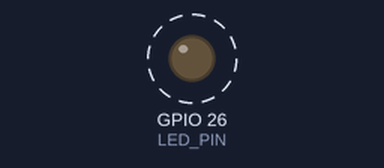
This sketch was run on a simulated ESP32. On the bench: output pins drawn as LEDs (lit = HIGH). Dashed ring = blinking. What the sketch prints to the serial monitor is not drawn.

Above: at 1.5 s.
Timing chart, 0 to 4.5 s (numbered marks = the images above):
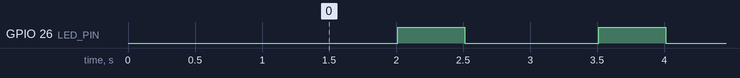

Measured:
- by itself, GPIO 26 (LED_PIN): alternates HIGH for 0.50 s and LOW for 1.0 s

The sketch:

esp32_depp_sleep.ino
```cpp
RTC_DATA_ATTR int bootCount = 0; // Esta variable se guarda en la memoria del RTC.
                  // Esta memoria sí se mantiene en un deepsleep


#define uS_TO_FACTOR    1000000 // FACTOR DE CONVERSION A MICROSEGUNDOS
#define TIME_TO_SLEEP   5 // Tiempo que el ESP va a dormir en s
#define LED_PIN         26
#define BUTTON_PIN      25

void setup() {
  // Configuración light sleep
 Serial.begin(115200);
 delay(1000);

 pinMode(LED_PIN,OUTPUT);
 bootCount ++;
 Serial.println("Número de veces iniciado " + String(bootCount));
 print_wakeup_reason();

esp_sleep_enable_ext0_wakeup((gpio_num_t)BUTTON_PIN,HIGH);
esp_sleep_enable_timer_wakeup(TIME_TO_SLEEP*uS_TO_FACTOR);
Serial.println("configurando para poner a dormir el ESP32 por " + String(TIME_TO_SLEEP) + " segundos.");


if(bootCount%2 == 0){
Serial.println("ESP se va a dormir ahora");
esp_deep_sleep_start();
}

Serial.println("Esta línea se imprime en los conteos impares");

}

void loop() {
  // put your main code here, to run repeatedly:
  digitalWrite(LED_PIN, LOW);


  esp_light_sleep_start();
  digitalWrite(LED_PIN, HIGH);
  delay(500);

  print_wakeup_reason();


}

void print_wakeup_reason(){

  esp_sleep_wakeup_cause_t wakeup_reason;

  wakeup_reason = esp_sleep_get_wakeup_cause();

  switch(wakeup_reason){
    case ESP_SLEEP_WAKEUP_EXT0:
      Serial.println("Inicio causado por la señal en el RTC_IO");
    break;
    case ESP_SLEEP_WAKEUP_EXT1:
      Serial.println("Inicio causado por la señal en el RTC_CNTL");
    break;

    case ESP_SLEEP_WAKEUP_TIMER:
      Serial.println("Inicio causado por la señal en un timer");
    break;
    case ESP_SLEEP_WAKEUP_TOUCHPAD:
      Serial.println("Inicio causado en pin touch");
    break;
    case ESP_SLEEP_WAKEUP_ULP:
    Serial.println("Inicio causado por la señal lanzada por el ULP Coprocessor");
    break;
    default:
      Serial.printf("El inicio no fue causado por alguna razón conocida %d\n", wakeup_reason);


    }

}
```
